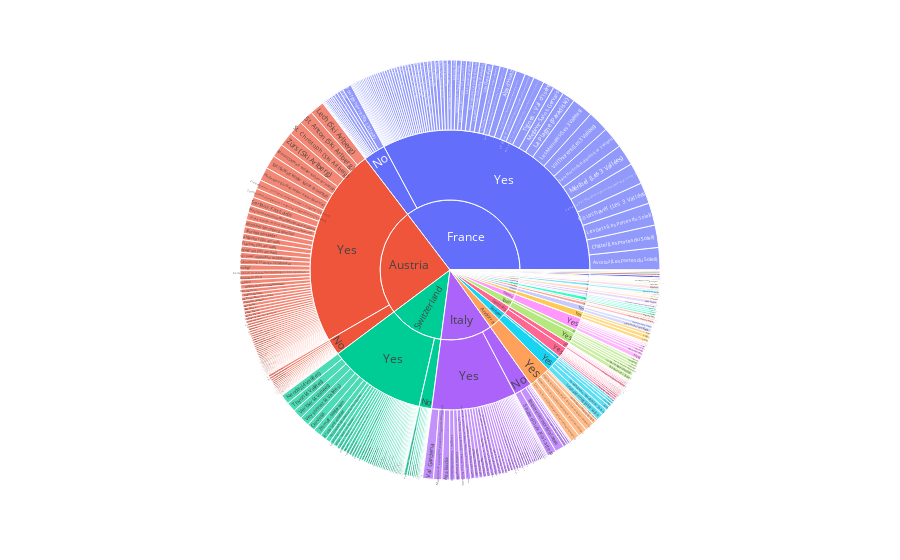

Source (notebook cell):
### Code cell
# your code
fig = px.sunburst(transformed_df_v, path=['Country', 'SnowParks', 'Resort'],values = 'TotalLifts')
fig.show()

### Figure 1 — Plotly figure (JSON) as saved in the notebook; plotly's stock layout.template omitted (floating-point values rounded to 4 significant figures; data arrays with more than 128 entries replaced by an {"elided": "..."} marker saying what was removed)
{"data": [{"branchvalues": "total", "domain": {"x": [0, 1], "y": [0, 1]}, "hovertemplate": "labels=%{label}<br>TotalLifts=%{value}<br>parent=%{parent}<br>id=%{id}<extra></extra>", "ids": {"elided": "431 str values"}, "labels": {"elided": "431 str values"}, "name": "", "parents": {"elided": "431 str values"}, "type": "sunburst", "values": {"elided": "431 float values"}}], "layout": {"legend": {"tracegroupgap": 0}, "margin": {"t": 60}}}
